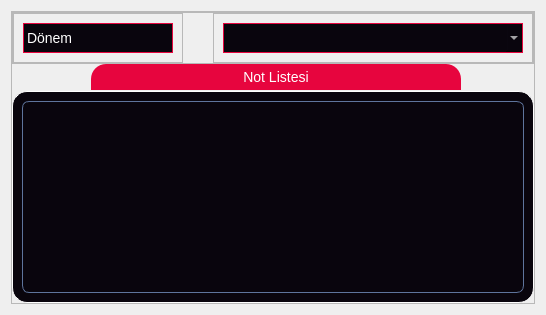
               <widget class="QWidget" name="pageNotListesi">
                <layout class="QVBoxLayout" name="verticalLayout_30">
                 <item>
                  <widget class="QFrame" name="frameNotListesi">
                   <property name="frameShape">
                    <enum>QFrame::StyledPanel</enum>
                   </property>
                   <property name="frameShadow">
                    <enum>QFrame::Raised</enum>
                   </property>
                   <layout class="QVBoxLayout" name="verticalLayout_31" stretch="10,90">
                    <property name="spacing">
                     <number>0</number>
                    </property>
                    <property name="leftMargin">
                     <number>0</number>
                    </property>
                    <property name="topMargin">
                     <number>0</number>
                    </property>
                    <property name="rightMargin">
                     <number>0</number>
                    </property>
                    <property name="bottomMargin">
                     <number>0</number>
                    </property>
                    <item>
                     <widget class="QFrame" name="frame_7">
                      <property name="frameShape">
                       <enum>QFrame::StyledPanel</enum>
                      </property>
                      <property name="frameShadow">
                       <enum>QFrame::Raised</enum>
                      </property>
                      <layout class="QHBoxLayout" name="horizontalLayout_4" stretch="10,90">
                       <property name="spacing">
                        <number>30</number>
                       </property>
                       <property name="leftMargin">
                        <number>0</number>
                       </property>
                       <property name="topMargin">
                        <number>0</number>
                       </property>
                       <property name="rightMargin">
                        <number>0</number>
                       </property>
                       <property name="bottomMargin">
                        <number>0</number>
                       </property>
                       <item alignment="Qt::AlignLeft|Qt::AlignVCenter">
                        <widget class="QFrame" name="frame_20">
                         <property name="frameShape">
                          <enum>QFrame::StyledPanel</enum>
                         </property>
                         <property name="frameShadow">
                          <enum>QFrame::Raised</enum>
                         </property>
                         <layout class="QVBoxLayout" name="verticalLayout_51">
                          <item>
                           <widget class="QLabel" name="label_16">
                            <property name="minimumSize">
                             <size>
                              <width>150</width>
                              <height>30</height>
                             </size>
                            </property>
                            <property name="font">
                             <font>
                              <pointsize>-1</pointsize>
                             </font>
                            </property>
                            <property name="styleSheet">
                             <string notr="true">QLabel {
    border: 1px solid gray;
    border-color: rgb(231,5,62);
    font-size: 14px;
	background-color: rgb(9,5,13);
	color:rgb(255,255,255);
}</string>
                            </property>
                            <property name="text">
                             <string>Dönem</string>
                            </property>
                           </widget>
                          </item>
                         </layout>
                        </widget>
                       </item>
                       <item alignment="Qt::AlignLeft|Qt::AlignVCenter">
                        <widget class="QFrame" name="frame_21">
                         <property name="frameShape">
                          <enum>QFrame::StyledPanel</enum>
                         </property>
                         <property name="frameShadow">
                          <enum>QFrame::Raised</enum>
                         </property>
                         <layout class="QVBoxLayout" name="verticalLayout_50">
                          <item>
                           <widget class="QComboBox" name="cmBoxNotListesi">
                            <property name="minimumSize">
                             <size>
                              <width>300</width>
                              <height>30</height>
                             </size>
                            </property>
                            <property name="styleSheet">
                             <string notr="true">QComboBox {
    border: 1px solid gray;
    border-color: rgb(231,5,62);
    font-size: 14px;
	background-color: rgb(9,5,13);
	color:rgb(255,255,255);
}

QComboBox:hover {
background-color: qlineargradient(spread:pad, x1:0, y1:1, x2:0, y2:0, stop:0 rgb(41, 128, 185), stop:1 rgb(52, 152, 219));
}

QComboBox QAbstractItemView {
selection-background-color: lightgray;
color:rgb(255,255,255);
}</string>
                            </property>
                           </widget>
                          </item>
                         </layout>
                        </widget>
                       </item>
                      </layout>
                     </widget>
                    </item>
                    <item>
                     <widget class="QGroupBox" name="grpNotListesi">
                      <property name="styleSheet">
                       <string notr="true">QGroupBox {
    border: 1px solid white;
    border-color: rgb(255,255,255);
    margin-top: 27px;
    font-size: 14px;
	border-top-left-radius: 15px;
    border-top-right-radius: 15px;
    border-bottom-left-radius: 15px;
    border-bottom-right-radius: 15px;
	background-color: rgb(9,5,13);
}

QGroupBox::title {
    subcontrol-origin: margin;
    subcontrol-position: top center;
    border-top-left-radius: 15px;
    border-top-right-radius: 15px;
    padding: 5px 150px;
    background-color: rgb(231,5,62);
    color: rgb(255, 255, 255);
}</string>
                      </property>
                      <property name="title">
                       <string>Not Listesi</string>
                      </property>
                      <layout class="QVBoxLayout" name="verticalLayout_32">
                       <item>
                        <widget class="QTableView" name="tableNotListesi">
                         <property name="styleSheet">
                          <string notr="true">QTableView {
border: 1px solid #5E749C;
border-radius: 7px;
background-color: rgb(9,5,13);
color:rgb(255,255,255);
gridline-color: rgb(231,5,62);
}

QTableView::item:focus{
selection-background-color: yellow;
}
QHeaderView::section {
   background-color: rgb(9,5,13);
   color:rgb(255,255,255);
   border: 1px solid  rgb(231,5,62);
}

QScrollBar:vertical {
 background: #32CC99;
}
QScrollBar:horizontal {
background: #FF0000;
}</string>
                         </property>
                        </widget>
                       </item>
                      </layout>
                     </widget>
                    </item>
                   </layout>
                  </widget>
                 </item>
                </layout>
               </widget>
